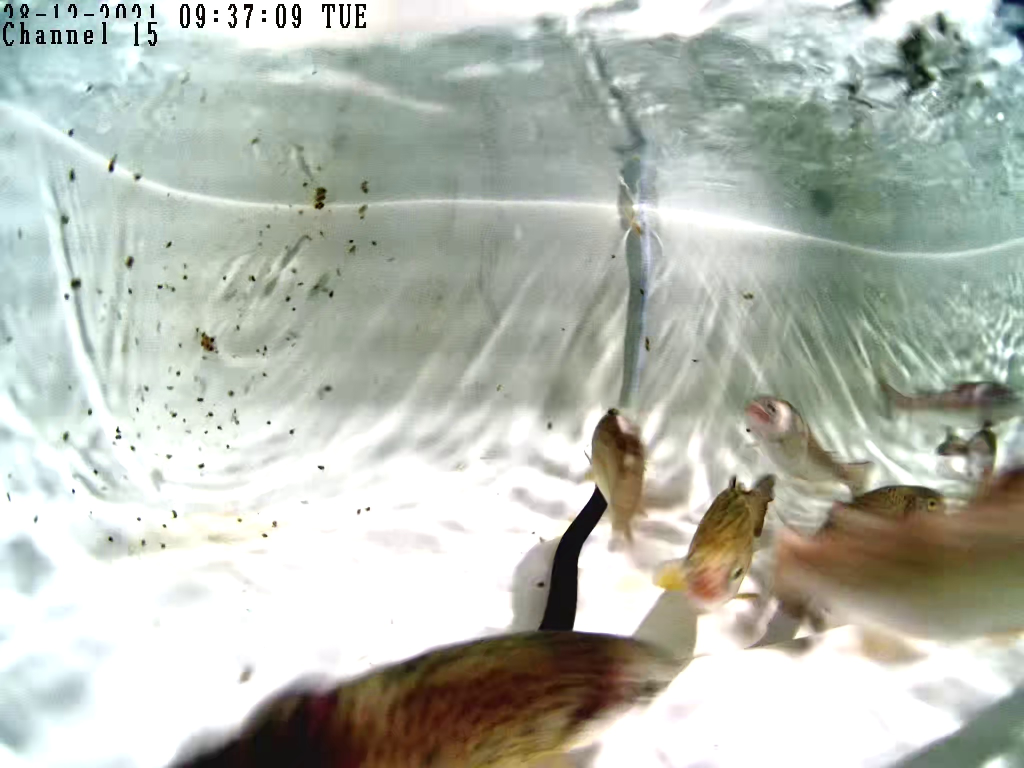
#> input picture yolov5_ws/pic/1004.jpg, 2048 x 1536 px (shown at 1/2 size)
$ python main.py
#> lines starting #> are read from the running program, lines starting #| are printed output that depends on the picture
import os
import cv2

coordinates = []
image = 0
i = 0

# using detect to predict on a pic or vid
def detect():
    os.system(
        'python yolov5_ws/yolov5/detect.py --weights yolov5_ws/yolov5/runs/train/exp4/weights/best.pt --img 640 --conf 0.4 --source Verification/1.mp4')

# Use camera to detect on camera output
# [38 lines left out: functions detect_cam, click_event, not called in this run]

# function to get the coordinates of the points clicked on the image
def get_coordinates(img):
    global i
    i = 0
    cv2.imshow('image', img)
    cv2.setMouseCallback('image', click_event)
    while i < 2:
        cv2.waitKey(20)
    cv2.destroyAllWindows()
    return

# function to get the size of the rectangle from 2 clicked points
# [34 lines left out: functions rec_size, display_square, not called in this run]

# Use all the functions to create a dataset to train a yolo model
def create_dataset():
    # for every element in p that are .jpg
    for img in os.listdir('yolov5_ws/pic'):
        # print the name of img
        print(img)
        name = img
        # if name.txt exists, break
        if os.path.exists('yolov5_ws/pic/' + name[:-4] + '.txt'):
            print('already exists')
            continue

        path = 'yolov5_ws/pic/' + img
        path2 = 'yolov5_ws/pic/' + img[:-4] + '.txt'

        img = cv2.imread(path, 1)
#> img is the input picture: shape (1536, 2048, 3); mean B, G, R 178.1, 187.6, 182.3
        new_width = 720
        dsize = (new_width, img.shape[0])
#> dsize = (720, 1536)
        img = cv2.resize(img, dsize, interpolation=cv2.INTER_AREA)
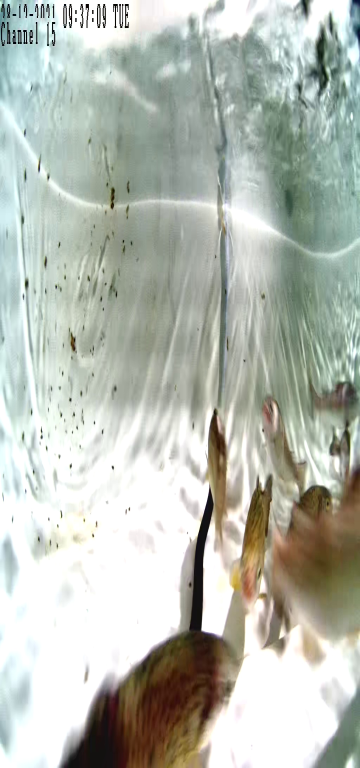
#> img: shape (1536, 720, 3) (shown at 1/2 size); mean B, G, R 178.1, 187.6, 182.3
        dsize = (new_width, img.shape[1])
#> dsize = (720, 720)
        # resize image
        img = cv2.resize(img, dsize, interpolation=cv2.INTER_AREA)
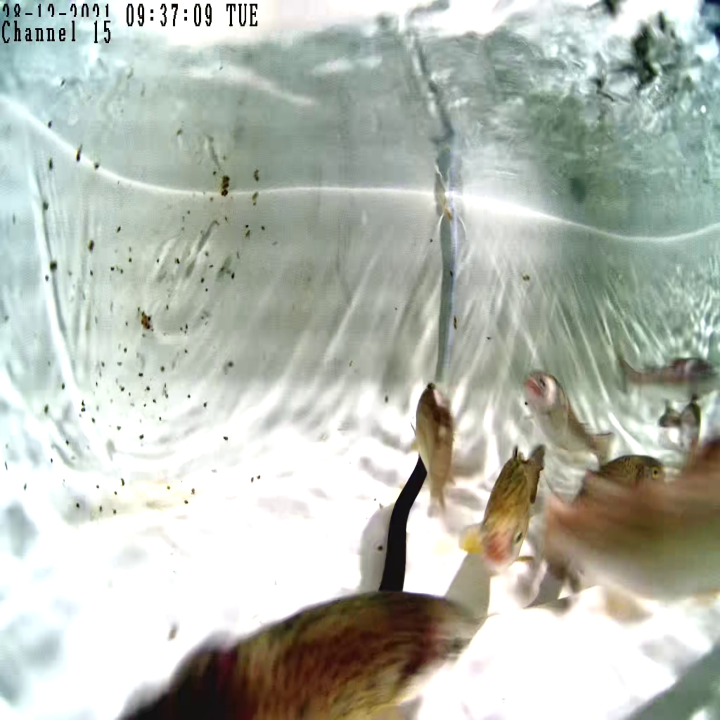
#> img: shape (720, 720, 3); mean B, G, R 178.1, 187.6, 182.3
        global image
        image = img
        data = []
        # while enter is not pressed, the image is displayed
        loop_break = False
        while not loop_break:
            print("entering loop")
            get_coordinates(img)
            c, w, h = rec_size()
            # print(c, w, h)
            display_square(img, c, w, h)
            data.append([0, c[0], c[1], w, h])
            if cv2.waitKey(20) & 0xFF == 13:
                loop_break = True
        #print(data)


        # create a .txt file with the same name as the image
        with open(path2, 'w') as f:
            f.write(data)


        coordinates.clear()


# count the number of txt files in the folder and display the percentage of txt files compared to the number of jpg files
# It allows the user to know how many images have been processed
def count_txt():
    i = 0
    z = 0
    # For each tect file in the folder pic
    for txt in os.listdir('yolov5_ws/pic'):
        if txt[-3:] == 'txt':
            i += 1
        #else it's jpg file
        else:
            z += 1
    # print the percentage of txt files compared to the number of jpg files
    print(i,"txt done on",z,"jpg")
    print( i/z*100,"%")

if __name__ == "__main__":
    print('start')

    # use detect when you want to detect on camera to test...
    # detect()

    # Display the percentage of txt files compared to the number of jpg files
    count_txt()
    #
    create_dataset()
    print('end')
